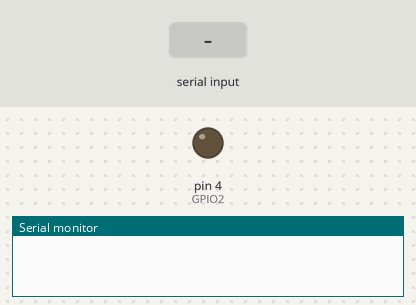
This sketch was run on a simulated Arduino Uno, built with avr-gcc and run on an emulated ATmega328P. Shown: output pins drawn as LEDs (lit = HIGH), the last lines printed to the serial monitor. The inputs (shaded band) are chosen by the test bench.

Above: at 1.2 s.
1.3 s: "ligar\n" received over Serial
At 2.5 s:
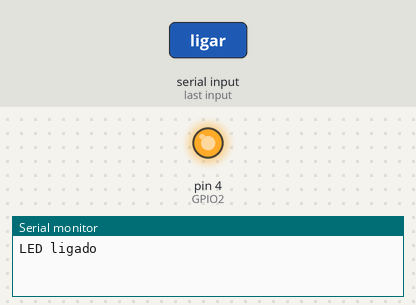
2.8 s: "desligar\n" received over Serial
At 3.9 s:
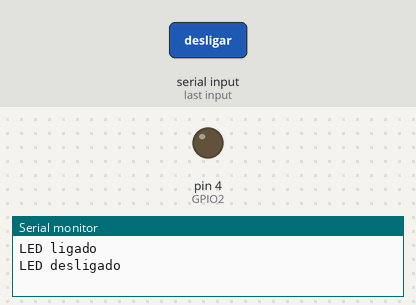
Timing chart, 0 to 5.8 s (numbered marks = the images above; inputs shaded):
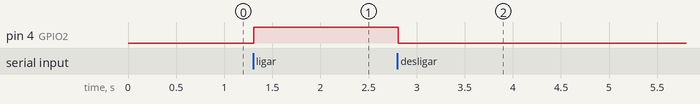

Measured:
- after the input at 1.3 s, pin 4 (GPIO2): LOW → HIGH at once
- after the input at 2.8 s, pin 4 (GPIO2): HIGH → LOW at once

The sketch:

esp.ino
```cpp
void setup() {
  Serial.begin(9600);         // Comunicação serial
  pinMode(4, OUTPUT);         // GPIO2 = LED azul interno

}

void loop() {
  if (Serial.available()) {
    String comando = Serial.readStringUntil('\n');
    comando.trim(); // remove espaços e \r\n

    if (comando == "ligar") {
      digitalWrite(4, HIGH);   // Liga o LED azul
      Serial.println("LED ligado");
    } else if (comando == "desligar") {
      digitalWrite(4, LOW);  // Desliga o LED
      Serial.println("LED desligado");
    } else {
      Serial.println("Comando inválido");
    }
  }
}
```
